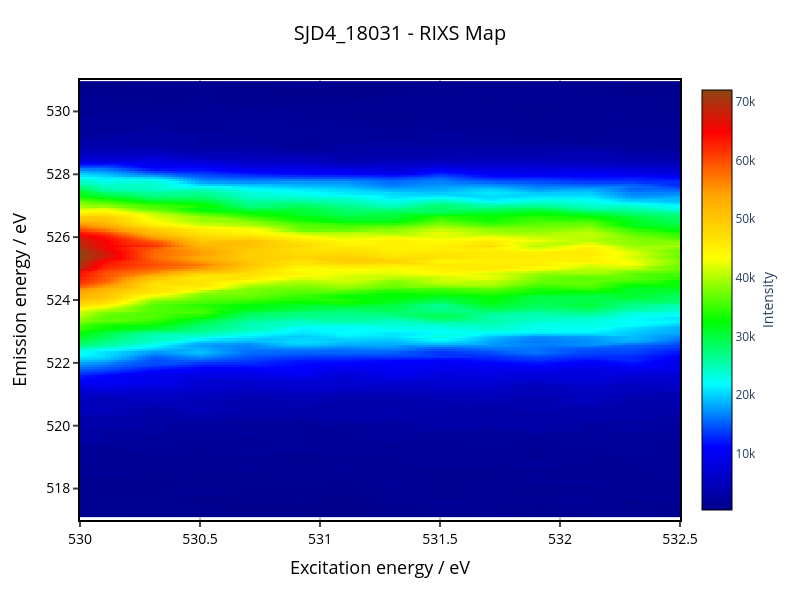

The notebook cell saved with this chart:
### Code cell
import pandas as pd
import numpy as np
import plotly.graph_objects as go
from scipy.interpolate import griddata
import os

def get_excitation_energy_mapping(excitation_csv_path="./Andor/Excitation.csv"):
    """从Excitation.csv文件获取文件名到激发能量的映射关系"""
    try:
        # 读取Excitation.csv文件
        df = pd.read_csv(excitation_csv_path)
        
        # 检查必要的列是否存在
        if 'Filename' not in df.columns or 'BL 8 Energy' not in df.columns:
            print("Error: 'Filename' or 'BL 8 Energy' column not found in Excitation.csv")
            return {}
        
        # 创建映射字典
        energy_mapping = {}
        for index, row in df.iterrows():
            filename = row['Filename']
            energy = row['BL 8 Energy']
            
            # 处理文件名，添加-1D后缀（如果需要）
            if not filename.endswith('-1D'):
                filename_key = filename + '-1D'
            else:
                filename_key = filename
            
            energy_mapping[filename_key] = energy
        
        print(f"成功从 {excitation_csv_path} 读取了 {len(energy_mapping)} 个激发能量映射")
        print("映射关系:")
        for key, value in energy_mapping.items():
            print(f"  {key}: {value:.8f} eV")
        
        return energy_mapping
        
    except FileNotFoundError:
        print(f"错误: 找不到文件 {excitation_csv_path}")
        print("使用默认的硬编码映射关系...")
        return get_default_energy_mapping()
    except Exception as e:
        print(f"读取Excitation.csv时出错: {str(e)}")
        print("使用默认的硬编码映射关系...")
        return get_default_energy_mapping()

def get_default_energy_mapping():
    """默认的激发能量映射关系（作为备选）"""
    energy_mapping = {
        'SJD4_18031-00001-1D': 529.90157898,
        'SJD4_18031-00002-1D': 530.10417319,
        'SJD4_18031-00003-1D': 530.31199310,
        'SJD4_18031-00004-1D': 530.50475223,
        'SJD4_18031-00005-1D': 530.70780803,
        'SJD4_18031-00006-1D': 530.92626647,
        'SJD4_18031-00007-1D': 531.10930027,
        'SJD4_18031-00008-1D': 531.30263958,
        'SJD4_18031-00009-1D': 531.50630679,
        'SJD4_18031-00010-1D': 531.71013021,
        'SJD4_18031-00011-1D': 531.90900862,
        'SJD4_18031-00012-1D': 532.12845734,
        'SJD4_18031-00013-1D': 532.30210317,
        'SJD4_18031-00014-1D': 532.50653755,
        'SJD4_18031-00015-1D': 532.71112902,
        'SJD4_18031-00016-1D': 532.91587776
    }
    return energy_mapping

def match_columns_with_energies(data_columns, energy_mapping):
    """
    匹配merged_file.csv中的列名与激发能量映射
    处理列名可能是文件名或能量值的情况
    """
    matched_pairs = []
    
    # 创建能量值到文件名的反向映射
    energy_to_filename = {v: k for k, v in energy_mapping.items()}
    
    print(f"\n=== 列名匹配过程 ===")
    print(f"merged_file.csv中的列名: {data_columns}")
    
    for col in data_columns:
        matched = False
        
        # 方法1: 直接匹配文件名
        if col in energy_mapping:
            matched_pairs.append((col, energy_mapping[col]))
            print(f"✓ 直接匹配: {col} -> {energy_mapping[col]:.8f} eV")
            matched = True
        
        # 方法2: 尝试作为能量值匹配
        if not matched:
            try:
                energy_value = float(col)
                # 在能量映射中查找最接近的能量值
                best_match = None
                min_diff = float('inf')
                
                for filename, energy in energy_mapping.items():
                    diff = abs(energy - energy_value)
                    if diff < min_diff:
                        min_diff = diff
                        best_match = (filename, energy)
                
                # 如果差值小于0.001 eV，认为是匹配的
                if best_match and min_diff < 0.001:
                    matched_pairs.append((col, best_match[1]))
                    print(f"✓ 能量值匹配: {col} -> {best_match[0]} ({best_match[1]:.8f} eV)")
                    matched = True
                else:
                    print(f"✗ 能量值不匹配: {col} (最接近的差值: {min_diff:.6f} eV)")
                    
            except ValueError:
                print(f"✗ 无法解析为能量值: {col}")
        
        if not matched:
            print(f"✗ 未匹配: {col}")
    
    print(f"\n成功匹配 {len(matched_pairs)} 个列")
    return matched_pairs

def get_colorscale_option():
    """选择颜色映射选项"""
    custom_colorscale = [
        [0.0, 'rgb(0, 0, 139)'],      # 深蓝色
        [0.15, 'rgb(0, 0, 255)'],     # 蓝色
        [0.3, 'rgb(0, 255, 255)'],    # 青色
        [0.45, 'rgb(0, 255, 0)'],     # 绿色
        [0.6, 'rgb(255, 255, 0)'],    # 黄色
        [0.75, 'rgb(255, 165, 0)'],   # 橙色
        [0.9, 'rgb(255, 0, 0)'],      # 红色
        [1.0, 'rgb(139, 69, 19)']     # 棕色
    ]
    return custom_colorscale

def create_rixs_with_custom_x_range(csv_file_path="./Andor/merged_file.csv",
                                    excitation_csv_path="./Andor/Excitation.csv",
                                    x_range=None,
                                    y_range=None,
                                    use_log_scale=True):
    """
    创建可自定义X轴范围的RIXS热力图
    
    参数:
    - csv_file_path: merged_file.csv文件路径
    - excitation_csv_path: Excitation.csv文件路径
    - x_range: X轴范围，例如 [530.0, 532.5]
    - y_range: Y轴范围，例如 [517.0, 531.0]
    - use_log_scale: 是否使用对数缩放
    """
    
    # 设置默认范围
    if x_range is None:
        x_range = [530.0, 532.5]
    if y_range is None:
        y_range = [517.0, 531.0]
    
    print(f"设置X轴范围: {x_range[0]:.2f} - {x_range[1]:.2f} eV")
    print(f"设置Y轴范围: {y_range[0]:.2f} - {y_range[1]:.2f} eV")
    
    # 读取CSV文件
    try:
        df = pd.read_csv(csv_file_path)
        print(f"成功读取 {csv_file_path}")
        print(f"数据形状: {df.shape}")
        print(f"列名: {list(df.columns)}")
    except Exception as e:
        print(f"读取merged_file.csv失败: {str(e)}")
        return None
    
    # 提取发射能量 (Y轴)
    emission_energy = df['X'].values
    
    # 从Excitation.csv获取激发能量映射
    energy_mapping = get_excitation_energy_mapping(excitation_csv_path)
    
    if not energy_mapping:
        print("无法获取激发能量映射，程序终止")
        return None
    
    # 提取数据列（除了X列）
    data_columns = [col for col in df.columns if col != 'X']
    
    # 智能匹配列名与激发能量
    matched_pairs = match_columns_with_energies(data_columns, energy_mapping)
    
    if not matched_pairs:
        print("错误: 没有找到匹配的激发能量数据")
        return None
    
    # 创建激发能量数组和强度数据
    excitation_energies = []
    intensity_data = []
    
    for col_name, energy in matched_pairs:
        excitation_energies.append(energy)
        intensity_data.append(df[col_name].values)
    
    excitation_energies = np.array(excitation_energies)
    intensity_data = np.array(intensity_data).T
    
    print(f"\n=== 数据信息 ===")
    print(f"激发能量范围: {excitation_energies.min():.2f} - {excitation_energies.max():.2f} eV")
    print(f"发射能量范围: {emission_energy.min():.2f} - {emission_energy.max():.2f} eV")
    print(f"强度数据形状: {intensity_data.shape}")
    
    # 限制Y轴范围
    y_mask = (emission_energy >= y_range[0]) & (emission_energy <= y_range[1])
    emission_filtered = emission_energy[y_mask]
    intensity_filtered = intensity_data[y_mask, :]
    
    print(f"过滤后数据形状: {intensity_filtered.shape}")
    
    # 数据预处理
    if use_log_scale:
        intensity_processed = np.log10(intensity_filtered + 1)
        colorbar_title = 'Log₁₀(Intensity + 1)'
    else:
        intensity_processed = intensity_filtered
        colorbar_title = 'Intensity'
    
    # 创建网格进行插值
    X_orig, Y_orig = np.meshgrid(excitation_energies, emission_filtered)
    
    # 创建插值网格
    x_interp_range = np.linspace(x_range[0], x_range[1], 150)
    y_interp_range = np.linspace(emission_filtered.min(), emission_filtered.max(), 200)
    X_interp, Y_interp = np.meshgrid(x_interp_range, y_interp_range)
    
    # 执行插值
    try:
        print("正在执行插值...")
        intensity_interp = griddata(
            (X_orig.ravel(), Y_orig.ravel()), 
            intensity_processed.ravel(), 
            (X_interp, Y_interp), 
            method='linear'
        )
        intensity_interp = np.nan_to_num(intensity_interp, nan=0)
        print("插值完成")
    except Exception as e:
        print(f"插值失败: {str(e)}")
        x_interp_range = excitation_energies
        y_interp_range = emission_filtered
        intensity_interp = intensity_processed
    
    # 获取颜色映射
    colorscale = get_colorscale_option()
    
    # 创建热力图
    fig = go.Figure(data=go.Heatmap(
        z=intensity_interp,
        x=x_interp_range,
        y=y_interp_range,
        colorscale=colorscale,
        colorbar=dict(
            title=colorbar_title,
            titleside='right',
            outlinecolor='black',
            outlinewidth=1
        ),
        showscale=True,
        hovertemplate='Excitation: %{x:.2f} eV<br>Emission: %{y:.2f} eV<br>Intensity: %{z:.2f}<extra></extra>'
    ))
    
    # 更新布局
    fig.update_layout(
        title={
            'text': 'SJD4_18031 - RIXS Map',
            'x': 0.5,
            'xanchor': 'center',
            'font': {'size': 20, 'color': 'black'}
        },
        xaxis=dict(
            title='Excitation energy / eV',
            titlefont=dict(size=18, color='black'),
            tickfont=dict(size=14, color='black'),
            showgrid=True,
            gridwidth=1,
            gridcolor='gray',
            showline=True,
            linewidth=2,
            linecolor='black',
            mirror=True,
            ticks='outside',
            tickwidth=2,
            ticklen=5,
            range=[x_range[0], x_range[1]]
        ),
        yaxis=dict(
            title='Emission energy / eV',
            titlefont=dict(size=18, color='black'),
            tickfont=dict(size=14, color='black'),
            showgrid=True,
            gridwidth=1,
            gridcolor='gray',
            showline=True,
            linewidth=2,
            linecolor='black',
            mirror=True,
            ticks='outside',
            tickwidth=2,
            ticklen=5,
            range=[y_range[0], y_range[1]]
        ),
        plot_bgcolor='white',
        height=600,
        width=800,
        margin=dict(l=80, r=80, t=80, b=80)
    )
    
    fig.show()
    
    print(f"\n=== 最终设置 ===")
    print(f"X轴显示范围: {x_range[0]:.2f} - {x_range[1]:.2f} eV")
    print(f"Y轴显示范围: {y_range[0]:.2f} - {y_range[1]:.2f} eV")
    print(f"强度缩放: {'对数' if use_log_scale else '线性'}")
    print(f"成功匹配了 {len(matched_pairs)} 个激发能量点")
    
    return fig

# 使用示例
if __name__ == "__main__":
    
    print("=== 使用Excitation.csv动态生成激发能量映射 ===")
    print("=== 智能匹配列名与激发能量 ===")
    
    # 创建默认图 - 使用线性缩放
    print("\n1. 创建默认范围的图 (530.0-532.5 eV) - 线性缩放")
    fig1 = create_rixs_with_custom_x_range(
        csv_file_path="./Andor/merged_file.csv",
        excitation_csv_path="./Andor/Excitation.csv",
        use_log_scale=False  # 使用线性缩放
    )
    
    if fig1 is not None:
        print("✓ 图表创建成功!")
    else:
        print("✗ 图表创建失败")
    
    print("\n=== 使用方法 ===")
    print("现在程序会智能匹配列名:")
    print("1. 如果列名是文件名格式，直接匹配")
    print("2. 如果列名是能量值，通过数值匹配")
    print("3. 自动处理不同的命名格式")

### Figure 1 — Plotly figure (JSON) as saved in the notebook; plotly's stock layout.template omitted (floating-point values rounded to 4 significant figures; data arrays with more than 128 entries replaced by an {"elided": "..."} marker saying what was removed)
{"data": [{"colorbar": {"outlinecolor": "black", "outlinewidth": 1, "title": {"side": "right", "text": "Intensity"}}, "colorscale": [[0, "rgb(0, 0, 139)"], [0.15, "rgb(0, 0, 255)"], [0.3, "rgb(0, 255, 255)"], [0.45, "rgb(0, 255, 0)"], [0.6, "rgb(255, 255, 0)"], [0.75, "rgb(255, 165, 0)"], [0.9, "rgb(255, 0, 0)"], [1, "rgb(139, 69, 19)"]], "hovertemplate": "Excitation: %{x:.2f} eV<br>Emission: %{y:.2f} eV<br>Intensity: %{z:.2f}<extra></extra>", "showscale": true, "type": "heatmap", "x": {"elided": "150 float values"}, "y": {"elided": "200 float values"}, "z": {"elided": "200x150 float values"}}], "layout": {"height": 600, "margin": {"b": 80, "l": 80, "r": 80, "t": 80}, "plot_bgcolor": "white", "title": {"font": {"color": "black", "size": 20}, "text": "SJD4_18031 - RIXS Map", "x": 0.5, "xanchor": "center"}, "width": 800, "xaxis": {"gridcolor": "gray", "gridwidth": 1, "linecolor": "black", "linewidth": 2, "mirror": true, "range": [530, 532.5], "showgrid": true, "showline": true, "tickfont": {"color": "black", "size": 14}, "ticklen": 5, "ticks": "outside", "tickwidth": 2, "title": {"font": {"color": "black", "size": 18}, "text": "Excitation energy / eV"}}, "yaxis": {"gridcolor": "gray", "gridwidth": 1, "linecolor": "black", "linewidth": 2, "mirror": true, "range": [517, 531], "showgrid": true, "showline": true, "tickfont": {"color": "black", "size": 14}, "ticklen": 5, "ticks": "outside", "tickwidth": 2, "title": {"font": {"color": "black", "size": 18}, "text": "Emission energy / eV"}}}}
